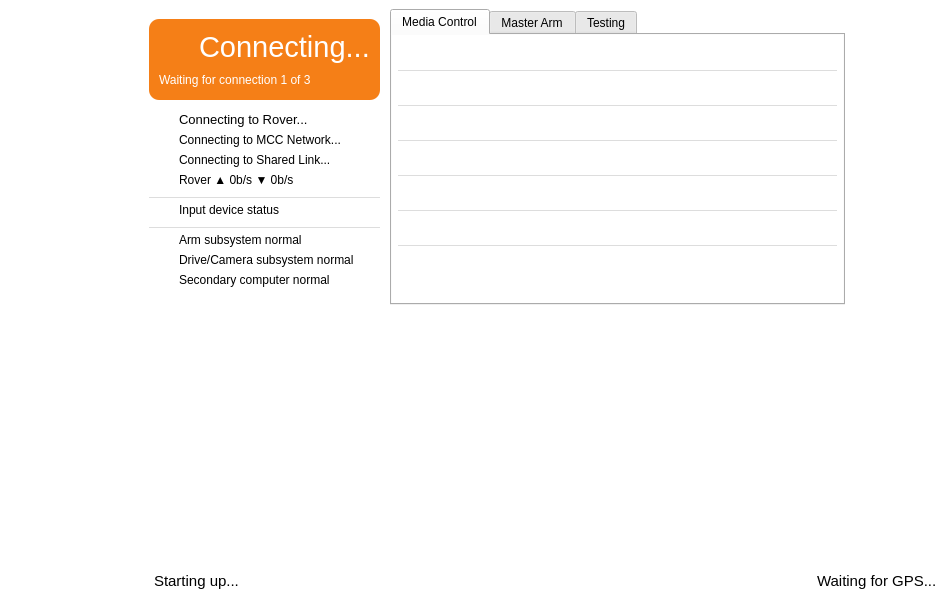
<?xml version="1.0" encoding="UTF-8"?>
<ui version="4.0">
 <class>MissionControlMainWindow</class>
 <widget class="QMainWindow" name="MissionControlMainWindow">
  <property name="geometry">
   <rect>
    <x>0</x>
    <y>0</y>
    <width>947</width>
    <height>600</height>
   </rect>
  </property>
  <property name="minimumSize">
   <size>
    <width>800</width>
    <height>600</height>
   </size>
  </property>
  <property name="font">
   <font>
    <family>Arial</family>
   </font>
  </property>
  <property name="windowTitle">
   <string>Mission Control</string>
  </property>
  <property name="styleSheet">
   <string notr="true">.QWidget {
	background-color:#FFFFFF;
}</string>
  </property>
  <widget class="QWidget" name="centralwidget">
   <widget class="QWidget" name="statusBarWidget" native="true">
    <property name="geometry">
     <rect>
      <x>140</x>
      <y>560</y>
      <width>811</width>
      <height>41</height>
     </rect>
    </property>
    <property name="sizePolicy">
     <sizepolicy hsizetype="Preferred" vsizetype="Preferred">
      <horstretch>0</horstretch>
      <verstretch>0</verstretch>
     </sizepolicy>
    </property>
    <layout class="QHBoxLayout" name="horizontalLayout">
     <property name="spacing">
      <number>0</number>
     </property>
     <property name="sizeConstraint">
      <enum>QLayout::SetDefaultConstraint</enum>
     </property>
     <property name="leftMargin">
      <number>0</number>
     </property>
     <property name="topMargin">
      <number>0</number>
     </property>
     <property name="rightMargin">
      <number>0</number>
     </property>
     <property name="bottomMargin">
      <number>0</number>
     </property>
     <item>
      <widget class="QLabel" name="statusLabel">
       <property name="sizePolicy">
        <sizepolicy hsizetype="Minimum" vsizetype="MinimumExpanding">
         <horstretch>0</horstretch>
         <verstretch>0</verstretch>
        </sizepolicy>
       </property>
       <property name="baseSize">
        <size>
         <width>0</width>
         <height>0</height>
        </size>
       </property>
       <property name="font">
        <font>
         <family>Arial</family>
         <pointsize>11</pointsize>
        </font>
       </property>
       <property name="styleSheet">
        <string notr="true">margin-left: 10px;
margin-right: 10px;</string>
       </property>
       <property name="text">
        <string>Starting up...</string>
       </property>
      </widget>
     </item>
     <item>
      <spacer name="horizontalSpacer">
       <property name="orientation">
        <enum>Qt::Horizontal</enum>
       </property>
       <property name="sizeType">
        <enum>QSizePolicy::Expanding</enum>
       </property>
       <property name="sizeHint" stdset="0">
        <size>
         <width>359</width>
         <height>20</height>
        </size>
       </property>
      </spacer>
     </item>
     <item>
      <widget class="QLabel" name="gpsStatusLabel">
       <property name="sizePolicy">
        <sizepolicy hsizetype="Minimum" vsizetype="MinimumExpanding">
         <horstretch>0</horstretch>
         <verstretch>0</verstretch>
        </sizepolicy>
       </property>
       <property name="baseSize">
        <size>
         <width>0</width>
         <height>0</height>
        </size>
       </property>
       <property name="font">
        <font>
         <family>Arial</family>
         <pointsize>11</pointsize>
        </font>
       </property>
       <property name="styleSheet">
        <string notr="true">margin-left: 10px;
margin-right: 10px;</string>
       </property>
       <property name="text">
        <string>Waiting for GPS...</string>
       </property>
      </widget>
     </item>
    </layout>
   </widget>
   <widget class="Soro::MissionControl::GoogleMapView" name="googleMapView" native="true">
    <property name="geometry">
     <rect>
      <x>140</x>
      <y>290</y>
      <width>811</width>
      <height>271</height>
     </rect>
    </property>
    <property name="font">
     <font>
      <family>Arial</family>
     </font>
    </property>
   </widget>
   <widget class="QWidget" name="infoContainer" native="true">
    <property name="geometry">
     <rect>
      <x>140</x>
      <y>0</y>
      <width>714</width>
      <height>314</height>
     </rect>
    </property>
    <property name="font">
     <font>
      <family>Arial</family>
     </font>
    </property>
    <layout class="QHBoxLayout" name="horizontalLayout_2">
     <property name="leftMargin">
      <number>9</number>
     </property>
     <property name="topMargin">
      <number>9</number>
     </property>
     <property name="rightMargin">
      <number>9</number>
     </property>
     <property name="bottomMargin">
      <number>9</number>
     </property>
     <item>
      <widget class="QWidget" name="connectionStatusWidget" native="true">
       <property name="minimumSize">
        <size>
         <width>235</width>
         <height>275</height>
        </size>
       </property>
       <property name="maximumSize">
        <size>
         <width>235</width>
         <height>275</height>
        </size>
       </property>
       <widget class="QLabel" name="comm_controlStateLabel">
        <property name="geometry">
         <rect>
          <x>30</x>
          <y>90</y>
          <width>201</width>
          <height>21</height>
         </rect>
        </property>
        <property name="font">
         <font>
          <family>Arial</family>
          <pointsize>10</pointsize>
          <weight>50</weight>
          <bold>false</bold>
         </font>
        </property>
        <property name="text">
         <string>Connecting to Rover...</string>
        </property>
       </widget>
       <widget class="QLabel" name="comm_bitrateLabel">
        <property name="geometry">
         <rect>
          <x>30</x>
          <y>150</y>
          <width>201</width>
          <height>21</height>
         </rect>
        </property>
        <property name="font">
         <font>
          <family>Arial</family>
          <pointsize>9</pointsize>
          <weight>50</weight>
          <bold>false</bold>
         </font>
        </property>
        <property name="text">
         <string>Rover ▲ 0b/s ▼ 0b/s</string>
        </property>
        <property name="alignment">
         <set>Qt::AlignLeading|Qt::AlignLeft|Qt::AlignVCenter</set>
        </property>
       </widget>
       <widget class="QLabel" name="comm_sharedStateLabel">
        <property name="geometry">
         <rect>
          <x>30</x>
          <y>130</y>
          <width>201</width>
          <height>21</height>
         </rect>
        </property>
        <property name="font">
         <font>
          <family>Arial</family>
          <pointsize>9</pointsize>
          <weight>50</weight>
          <bold>false</bold>
         </font>
        </property>
        <property name="text">
         <string>Connecting to Shared Link...</string>
        </property>
       </widget>
       <widget class="QLabel" name="comm_controlStateGraphicLabel">
        <property name="geometry">
         <rect>
          <x>0</x>
          <y>90</y>
          <width>21</width>
          <height>21</height>
         </rect>
        </property>
        <property name="alignment">
         <set>Qt::AlignCenter</set>
        </property>
       </widget>
       <widget class="QLabel" name="comm_sharedStateGraphicLabel">
        <property name="geometry">
         <rect>
          <x>0</x>
          <y>130</y>
          <width>21</width>
          <height>21</height>
         </rect>
        </property>
        <property name="text">
         <string/>
        </property>
        <property name="alignment">
         <set>Qt::AlignCenter</set>
        </property>
       </widget>
       <widget class="QLabel" name="hid_inputDeviceGraphicLabel">
        <property name="geometry">
         <rect>
          <x>0</x>
          <y>180</y>
          <width>21</width>
          <height>21</height>
         </rect>
        </property>
        <property name="text">
         <string/>
        </property>
        <property name="alignment">
         <set>Qt::AlignCenter</set>
        </property>
       </widget>
       <widget class="QLabel" name="hid_inputDeviceLabel">
        <property name="geometry">
         <rect>
          <x>30</x>
          <y>180</y>
          <width>201</width>
          <height>21</height>
         </rect>
        </property>
        <property name="font">
         <font>
          <family>Arial</family>
          <pointsize>9</pointsize>
          <weight>50</weight>
          <bold>false</bold>
         </font>
        </property>
        <property name="text">
         <string>Input device status</string>
        </property>
       </widget>
       <widget class="Line" name="line_2">
        <property name="geometry">
         <rect>
          <x>0</x>
          <y>170</y>
          <width>231</width>
          <height>16</height>
         </rect>
        </property>
        <property name="styleSheet">
         <string notr="true">color: #dddddd;</string>
        </property>
        <property name="frameShadow">
         <enum>QFrame::Plain</enum>
        </property>
        <property name="orientation">
         <enum>Qt::Horizontal</enum>
        </property>
       </widget>
       <widget class="QLabel" name="comm_mccStateLabel">
        <property name="geometry">
         <rect>
          <x>30</x>
          <y>110</y>
          <width>201</width>
          <height>21</height>
         </rect>
        </property>
        <property name="font">
         <font>
          <family>Arial</family>
          <pointsize>9</pointsize>
          <weight>50</weight>
          <bold>false</bold>
         </font>
        </property>
        <property name="text">
         <string>Connecting to MCC Network...</string>
        </property>
       </widget>
       <widget class="QLabel" name="comm_mccStateGraphicLabel">
        <property name="geometry">
         <rect>
          <x>0</x>
          <y>110</y>
          <width>21</width>
          <height>21</height>
         </rect>
        </property>
        <property name="text">
         <string/>
        </property>
        <property name="alignment">
         <set>Qt::AlignCenter</set>
        </property>
       </widget>
       <widget class="Line" name="line_3">
        <property name="geometry">
         <rect>
          <x>0</x>
          <y>200</y>
          <width>231</width>
          <height>16</height>
         </rect>
        </property>
        <property name="styleSheet">
         <string notr="true">color: #dddddd;</string>
        </property>
        <property name="frameShadow">
         <enum>QFrame::Plain</enum>
        </property>
        <property name="orientation">
         <enum>Qt::Horizontal</enum>
        </property>
       </widget>
       <widget class="QLabel" name="sys_armSubsystemLabel">
        <property name="geometry">
         <rect>
          <x>30</x>
          <y>210</y>
          <width>201</width>
          <height>21</height>
         </rect>
        </property>
        <property name="font">
         <font>
          <family>Arial</family>
          <pointsize>9</pointsize>
          <weight>50</weight>
          <bold>false</bold>
         </font>
        </property>
        <property name="text">
         <string>Arm subsystem normal</string>
        </property>
       </widget>
       <widget class="QLabel" name="sys_armSubsystemGraphicLabel">
        <property name="geometry">
         <rect>
          <x>0</x>
          <y>210</y>
          <width>21</width>
          <height>21</height>
         </rect>
        </property>
        <property name="text">
         <string/>
        </property>
        <property name="alignment">
         <set>Qt::AlignCenter</set>
        </property>
       </widget>
       <widget class="QLabel" name="sys_driveGimbalSubsystemLabel">
        <property name="geometry">
         <rect>
          <x>30</x>
          <y>230</y>
          <width>201</width>
          <height>21</height>
         </rect>
        </property>
        <property name="font">
         <font>
          <family>Arial</family>
          <pointsize>9</pointsize>
          <weight>50</weight>
          <bold>false</bold>
         </font>
        </property>
        <property name="text">
         <string>Drive/Camera subsystem normal</string>
        </property>
       </widget>
       <widget class="QLabel" name="sys_secondaryComputerLabel">
        <property name="geometry">
         <rect>
          <x>30</x>
          <y>250</y>
          <width>201</width>
          <height>21</height>
         </rect>
        </property>
        <property name="font">
         <font>
          <family>Arial</family>
          <pointsize>9</pointsize>
          <weight>50</weight>
          <bold>false</bold>
         </font>
        </property>
        <property name="text">
         <string>Secondary computer normal</string>
        </property>
       </widget>
       <widget class="QLabel" name="sys_secondaryComputerGraphicLabel">
        <property name="geometry">
         <rect>
          <x>0</x>
          <y>250</y>
          <width>21</width>
          <height>21</height>
         </rect>
        </property>
        <property name="text">
         <string/>
        </property>
        <property name="alignment">
         <set>Qt::AlignCenter</set>
        </property>
       </widget>
       <widget class="QLabel" name="video_camerasStreamingGraphicLabel">
        <property name="geometry">
         <rect>
          <x>0</x>
          <y>280</y>
          <width>21</width>
          <height>21</height>
         </rect>
        </property>
        <property name="text">
         <string/>
        </property>
        <property name="alignment">
         <set>Qt::AlignCenter</set>
        </property>
       </widget>
       <widget class="QLabel" name="video_camerasDisabledGraphicLabel">
        <property name="geometry">
         <rect>
          <x>0</x>
          <y>300</y>
          <width>21</width>
          <height>21</height>
         </rect>
        </property>
        <property name="text">
         <string/>
        </property>
        <property name="alignment">
         <set>Qt::AlignCenter</set>
        </property>
       </widget>
       <widget class="QLabel" name="audio_statusGraphicLabel">
        <property name="geometry">
         <rect>
          <x>0</x>
          <y>320</y>
          <width>21</width>
          <height>21</height>
         </rect>
        </property>
        <property name="text">
         <string/>
        </property>
        <property name="alignment">
         <set>Qt::AlignCenter</set>
        </property>
       </widget>
       <widget class="QLabel" name="sys_driveGimbalSubsystemGraphicLabel">
        <property name="geometry">
         <rect>
          <x>0</x>
          <y>230</y>
          <width>21</width>
          <height>21</height>
         </rect>
        </property>
        <property name="text">
         <string/>
        </property>
        <property name="alignment">
         <set>Qt::AlignCenter</set>
        </property>
       </widget>
       <widget class="QWidget" name="comm_statusContainer" native="true">
        <property name="geometry">
         <rect>
          <x>0</x>
          <y>0</y>
          <width>231</width>
          <height>81</height>
         </rect>
        </property>
        <property name="styleSheet">
         <string notr="true">.QWidget {
	background-color: #F57F17;
	border-radius: 10px;
}</string>
        </property>
        <widget class="QLabel" name="comm_mainStatusLabel">
         <property name="geometry">
          <rect>
           <x>50</x>
           <y>10</y>
           <width>171</width>
           <height>36</height>
          </rect>
         </property>
         <property name="font">
          <font>
           <family>Arial</family>
           <pointsize>22</pointsize>
           <weight>50</weight>
           <bold>false</bold>
          </font>
         </property>
         <property name="styleSheet">
          <string notr="true">color: white;</string>
         </property>
         <property name="text">
          <string>Connecting...</string>
         </property>
        </widget>
        <widget class="QLabel" name="comm_detailStatusLabel">
         <property name="geometry">
          <rect>
           <x>10</x>
           <y>50</y>
           <width>211</width>
           <height>21</height>
          </rect>
         </property>
         <property name="font">
          <font>
           <family>Arial</family>
          </font>
         </property>
         <property name="styleSheet">
          <string notr="true">color: white;</string>
         </property>
         <property name="text">
          <string>Waiting for connection 1 of 3</string>
         </property>
        </widget>
        <widget class="QLabel" name="comm_mainStatusGraphicLabel">
         <property name="geometry">
          <rect>
           <x>10</x>
           <y>10</y>
           <width>36</width>
           <height>36</height>
          </rect>
         </property>
         <property name="alignment">
          <set>Qt::AlignCenter</set>
         </property>
        </widget>
       </widget>
      </widget>
     </item>
     <item>
      <widget class="QTabWidget" name="mainTabWidget">
       <property name="font">
        <font>
         <family>Arial</family>
        </font>
       </property>
       <property name="tabPosition">
        <enum>QTabWidget::North</enum>
       </property>
       <property name="currentIndex">
        <number>0</number>
       </property>
       <property name="documentMode">
        <bool>false</bool>
       </property>
       <widget class="QWidget" name="mediaControlsTab">
        <attribute name="title">
         <string>Media Control</string>
        </attribute>
        <layout class="QVBoxLayout" name="verticalLayout_4">
         <property name="spacing">
          <number>4</number>
         </property>
         <property name="leftMargin">
          <number>6</number>
         </property>
         <property name="topMargin">
          <number>6</number>
         </property>
         <property name="rightMargin">
          <number>6</number>
         </property>
         <property name="bottomMargin">
          <number>6</number>
         </property>
         <item>
          <widget class="Soro::MissionControl::AudioControlWidget" name="media_audioControlWidget" native="true">
           <property name="minimumSize">
            <size>
             <width>0</width>
             <height>24</height>
            </size>
           </property>
           <property name="maximumSize">
            <size>
             <width>16777215</width>
             <height>24</height>
            </size>
           </property>
           <property name="font">
            <font>
             <family>Arial</family>
            </font>
           </property>
          </widget>
         </item>
         <item>
          <widget class="Line" name="line_4">
           <property name="styleSheet">
            <string notr="true">color: #dddddd;</string>
           </property>
           <property name="frameShadow">
            <enum>QFrame::Plain</enum>
           </property>
           <property name="orientation">
            <enum>Qt::Horizontal</enum>
           </property>
          </widget>
         </item>
         <item>
          <widget class="Soro::MissionControl::VideoControlWidget" name="media_camera1ControlWidget" native="true">
           <property name="minimumSize">
            <size>
             <width>0</width>
             <height>24</height>
            </size>
           </property>
           <property name="maximumSize">
            <size>
             <width>16777215</width>
             <height>24</height>
            </size>
           </property>
           <property name="font">
            <font>
             <family>Arial</family>
            </font>
           </property>
          </widget>
         </item>
         <item>
          <widget class="Line" name="line_5">
           <property name="styleSheet">
            <string notr="true">color: #dddddd;</string>
           </property>
           <property name="frameShadow">
            <enum>QFrame::Plain</enum>
           </property>
           <property name="orientation">
            <enum>Qt::Horizontal</enum>
           </property>
          </widget>
         </item>
         <item>
          <widget class="Soro::MissionControl::VideoControlWidget" name="media_camera2ControlWidget" native="true">
           <property name="minimumSize">
            <size>
             <width>0</width>
             <height>24</height>
            </size>
           </property>
           <property name="maximumSize">
            <size>
             <width>16777215</width>
             <height>24</height>
            </size>
           </property>
           <property name="font">
            <font>
             <family>Arial</family>
            </font>
           </property>
          </widget>
         </item>
         <item>
          <widget class="Line" name="line_6">
           <property name="styleSheet">
            <string notr="true">color: #dddddd;</string>
           </property>
           <property name="frameShadow">
            <enum>QFrame::Plain</enum>
           </property>
           <property name="orientation">
            <enum>Qt::Horizontal</enum>
           </property>
          </widget>
         </item>
         <item>
          <widget class="Soro::MissionControl::VideoControlWidget" name="media_camera3ControlWidget" native="true">
           <property name="minimumSize">
            <size>
             <width>0</width>
             <height>24</height>
            </size>
           </property>
           <property name="maximumSize">
            <size>
             <width>16777215</width>
             <height>24</height>
            </size>
           </property>
           <property name="font">
            <font>
             <family>Arial</family>
            </font>
           </property>
          </widget>
         </item>
         <item>
          <widget class="Line" name="line_7">
           <property name="styleSheet">
            <string notr="true">color: #dddddd;</string>
           </property>
           <property name="frameShadow">
            <enum>QFrame::Plain</enum>
           </property>
           <property name="orientation">
            <enum>Qt::Horizontal</enum>
           </property>
          </widget>
         </item>
         <item>
          <widget class="Soro::MissionControl::VideoControlWidget" name="media_camera4ControlWidget" native="true">
           <property name="minimumSize">
            <size>
             <width>0</width>
             <height>24</height>
            </size>
           </property>
           <property name="maximumSize">
            <size>
             <width>16777215</width>
             <height>24</height>
            </size>
           </property>
           <property name="font">
            <font>
             <family>Arial</family>
            </font>
           </property>
          </widget>
         </item>
         <item>
          <widget class="Line" name="line_8">
           <property name="styleSheet">
            <string notr="true">color: #dddddd;</string>
           </property>
           <property name="frameShadow">
            <enum>QFrame::Plain</enum>
           </property>
           <property name="orientation">
            <enum>Qt::Horizontal</enum>
           </property>
          </widget>
         </item>
         <item>
          <widget class="Soro::MissionControl::VideoControlWidget" name="media_camera5ControlWidget" native="true">
           <property name="minimumSize">
            <size>
             <width>0</width>
             <height>24</height>
            </size>
           </property>
           <property name="maximumSize">
            <size>
             <width>16777215</width>
             <height>24</height>
            </size>
           </property>
           <property name="font">
            <font>
             <family>Arial</family>
            </font>
           </property>
          </widget>
         </item>
         <item>
          <widget class="Line" name="line_9">
           <property name="styleSheet">
            <string notr="true">color: #dddddd;</string>
           </property>
           <property name="frameShadow">
            <enum>QFrame::Plain</enum>
           </property>
           <property name="orientation">
            <enum>Qt::Horizontal</enum>
           </property>
          </widget>
         </item>
         <item>
          <spacer name="verticalSpacer">
           <property name="orientation">
            <enum>Qt::Vertical</enum>
           </property>
           <property name="sizeHint" stdset="0">
            <size>
             <width>20</width>
             <height>40</height>
            </size>
           </property>
          </spacer>
         </item>
        </layout>
       </widget>
       <widget class="QWidget" name="masterArmTab">
        <attribute name="title">
         <string>Master Arm</string>
        </attribute>
        <layout class="QHBoxLayout" name="horizontalLayout_3">
         <property name="leftMargin">
          <number>6</number>
         </property>
         <property name="topMargin">
          <number>6</number>
         </property>
         <property name="rightMargin">
          <number>6</number>
         </property>
         <property name="bottomMargin">
          <number>6</number>
         </property>
         <item>
          <widget class="QWidget" name="masterArmConfigContainer" native="true">
           <property name="maximumSize">
            <size>
             <width>180</width>
             <height>16777215</height>
            </size>
           </property>
           <layout class="QVBoxLayout" name="verticalLayout_5">
            <property name="spacing">
             <number>0</number>
            </property>
            <property name="leftMargin">
             <number>0</number>
            </property>
            <property name="topMargin">
             <number>0</number>
            </property>
            <property name="rightMargin">
             <number>0</number>
            </property>
            <property name="bottomMargin">
             <number>0</number>
            </property>
            <item>
             <layout class="QFormLayout" name="masterArmValuesFormLayout">
              <property name="fieldGrowthPolicy">
               <enum>QFormLayout::ExpandingFieldsGrow</enum>
              </property>
              <property name="horizontalSpacing">
               <number>8</number>
              </property>
              <property name="verticalSpacing">
               <number>4</number>
              </property>
              <item row="1" column="0">
               <widget class="QLabel" name="sys_armSubsystemLabel_2">
                <property name="font">
                 <font>
                  <family>Arial</family>
                  <pointsize>11</pointsize>
                  <weight>50</weight>
                  <bold>false</bold>
                 </font>
                </property>
                <property name="text">
                 <string>Current Yaw:</string>
                </property>
               </widget>
              </item>
              <item row="1" column="1">
               <widget class="QLabel" name="masterarm_yawValueLabel">
                <property name="minimumSize">
                 <size>
                  <width>48</width>
                  <height>0</height>
                 </size>
                </property>
                <property name="font">
                 <font>
                  <family>Arial</family>
                  <pointsize>11</pointsize>
                  <weight>50</weight>
                  <bold>false</bold>
                 </font>
                </property>
                <property name="text">
                 <string>N/A</string>
                </property>
               </widget>
              </item>
              <item row="2" column="0">
               <widget class="QLabel" name="sys_armSubsystemLabel_3">
                <property name="font">
                 <font>
                  <family>Arial</family>
                  <pointsize>11</pointsize>
                  <weight>50</weight>
                  <bold>false</bold>
                 </font>
                </property>
                <property name="text">
                 <string>Current Shoulder:</string>
                </property>
               </widget>
              </item>
              <item row="2" column="1">
               <widget class="QLabel" name="masterarm_shoulderValueLabel">
                <property name="minimumSize">
                 <size>
                  <width>48</width>
                  <height>0</height>
                 </size>
                </property>
                <property name="font">
                 <font>
                  <family>Arial</family>
                  <pointsize>11</pointsize>
                  <weight>50</weight>
                  <bold>false</bold>
                 </font>
                </property>
                <property name="text">
                 <string>N/A</string>
                </property>
               </widget>
              </item>
              <item row="3" column="0">
               <widget class="QLabel" name="sys_armSubsystemLabel_4">
                <property name="font">
                 <font>
                  <family>Arial</family>
                  <pointsize>11</pointsize>
                  <weight>50</weight>
                  <bold>false</bold>
                 </font>
                </property>
                <property name="text">
                 <string>Current Elbow:</string>
                </property>
               </widget>
              </item>
              <item row="3" column="1">
               <widget class="QLabel" name="masterarm_elbowValueLabel">
                <property name="minimumSize">
                 <size>
                  <width>48</width>
                  <height>0</height>
                 </size>
                </property>
                <property name="font">
                 <font>
                  <family>Arial</family>
                  <pointsize>11</pointsize>
                  <weight>50</weight>
                  <bold>false</bold>
                 </font>
                </property>
                <property name="text">
                 <string>N/A</string>
                </property>
               </widget>
              </item>
              <item row="4" column="0">
               <widget class="QLabel" name="sys_armSubsystemLabel_5">
                <property name="font">
                 <font>
                  <family>Arial</family>
                  <pointsize>11</pointsize>
                  <weight>50</weight>
                  <bold>false</bold>
                 </font>
                </property>
                <property name="text">
                 <string>Current Wrist:</string>
                </property>
               </widget>
              </item>
              <item row="4" column="1">
               <widget class="QLabel" name="masterarm_wristValueLabel">
                <property name="minimumSize">
                 <size>
                  <width>48</width>
                  <height>0</height>
                 </size>
                </property>
                <property name="font">
                 <font>
                  <family>Arial</family>
                  <pointsize>11</pointsize>
                  <weight>50</weight>
                  <bold>false</bold>
                 </font>
                </property>
                <property name="text">
                 <string>N/A</string>
                </property>
               </widget>
              </item>
              <item row="6" column="0">
               <widget class="QLabel" name="sys_armSubsystemLabel_11">
                <property name="font">
                 <font>
                  <family>Arial</family>
                  <pointsize>11</pointsize>
                  <weight>50</weight>
                  <bold>false</bold>
                 </font>
                </property>
                <property name="text">
                 <string>Bucket Toggle:</string>
                </property>
               </widget>
              </item>
              <item row="6" column="1">
               <widget class="QLabel" name="masterarm_bucketToggleValueLabel">
                <property name="minimumSize">
                 <size>
                  <width>48</width>
                  <height>0</height>
                 </size>
                </property>
                <property name="font">
                 <font>
                  <family>Arial</family>
                  <pointsize>11</pointsize>
                  <weight>50</weight>
                  <bold>false</bold>
                 </font>
                </property>
                <property name="text">
                 <string>N/A</string>
                </property>
               </widget>
              </item>
              <item row="7" column="0">
               <widget class="QLabel" name="sys_armSubsystemLabel_10">
                <property name="font">
                 <font>
                  <family>Arial</family>
                  <pointsize>11</pointsize>
                  <weight>50</weight>
                  <bold>false</bold>
                 </font>
                </property>
                <property name="text">
                 <string>Stow Macro:</string>
                </property>
               </widget>
              </item>
              <item row="7" column="1">
               <widget class="QLabel" name="masterarm_stowMacroValueLabel">
                <property name="minimumSize">
                 <size>
                  <width>48</width>
                  <height>0</height>
                 </size>
                </property>
                <property name="font">
                 <font>
                  <family>Arial</family>
                  <pointsize>11</pointsize>
                  <weight>50</weight>
                  <bold>false</bold>
                 </font>
                </property>
                <property name="text">
                 <string>N/A</string>
                </property>
               </widget>
              </item>
              <item row="8" column="0">
               <widget class="QLabel" name="sys_armSubsystemLabel_12">
                <property name="font">
                 <font>
                  <family>Arial</family>
                  <pointsize>11</pointsize>
                  <weight>50</weight>
                  <bold>false</bold>
                 </font>
                </property>
                <property name="text">
                 <string>Dump Macro:</string>
                </property>
               </widget>
              </item>
              <item row="8" column="1">
               <widget class="QLabel" name="masterarm_dumpMacroValueLabel">
                <property name="minimumSize">
                 <size>
                  <width>48</width>
                  <height>0</height>
                 </size>
                </property>
                <property name="font">
                 <font>
                  <family>Arial</family>
                  <pointsize>11</pointsize>
                  <weight>50</weight>
                  <bold>false</bold>
                 </font>
                </property>
                <property name="text">
                 <string>N/A</string>
                </property>
               </widget>
              </item>
             </layout>
            </item>
            <item>
             <spacer name="verticalSpacer_3">
              <property name="orientation">
               <enum>Qt::Vertical</enum>
              </property>
              <property name="sizeHint" stdset="0">
               <size>
                <width>20</width>
                <height>40</height>
               </size>
              </property>
             </spacer>
            </item>
            <item>
             <widget class="QPushButton" name="masterarm_reloadFileButton">
              <property name="minimumSize">
               <size>
                <width>0</width>
                <height>32</height>
               </size>
              </property>
              <property name="font">
               <font>
                <family>Arial</family>
                <weight>75</weight>
                <bold>true</bold>
               </font>
              </property>
              <property name="cursor">
               <cursorShape>PointingHandCursor</cursorShape>
              </property>
              <property name="styleSheet">
               <string notr="true">border-radius: 5px;
color: white;
background-color: #b71c1c;</string>
              </property>
              <property name="text">
               <string>SAVE &amp;&amp; RELOAD</string>
              </property>
              <property name="flat">
               <bool>true</bool>
              </property>
             </widget>
            </item>
           </layout>
          </widget>
         </item>
         <item>
          <widget class="QTextEdit" name="masterArmFileTextEdit">
           <property name="font">
            <font>
             <family>Arial</family>
            </font>
           </property>
           <property name="frameShape">
            <enum>QFrame::StyledPanel</enum>
           </property>
          </widget>
         </item>
        </layout>
       </widget>
       <widget class="QWidget" name="testingTab">
        <attribute name="title">
         <string>Testing</string>
        </attribute>
        <layout class="QHBoxLayout" name="horizontalLayout_4">
         <property name="leftMargin">
          <number>6</number>
         </property>
         <property name="topMargin">
          <number>6</number>
         </property>
         <property name="rightMargin">
          <number>6</number>
         </property>
         <property name="bottomMargin">
          <number>6</number>
         </property>
         <item>
          <layout class="QFormLayout" name="formLayout">
           <item row="0" column="0">
            <widget class="QLabel" name="sys_armSubsystemLabel_6">
             <property name="font">
              <font>
               <family>Arial</family>
               <pointsize>11</pointsize>
               <weight>50</weight>
               <bold>false</bold>
              </font>
             </property>
             <property name="text">
              <string>Simulated Delay (ms):</string>
             </property>
            </widget>
           </item>
           <item row="0" column="1">
            <widget class="QSpinBox" name="testing_delaySpinBox">
             <property name="maximum">
              <number>100000</number>
             </property>
             <property name="singleStep">
              <number>10</number>
             </property>
            </widget>
           </item>
           <item row="1" column="1">
            <widget class="QPushButton" name="masterarm_reloadFileButton_2">
             <property name="minimumSize">
              <size>
               <width>0</width>
               <height>32</height>
              </size>
             </property>
             <property name="font">
              <font>
               <family>Arial</family>
               <weight>75</weight>
               <bold>true</bold>
              </font>
             </property>
             <property name="cursor">
              <cursorShape>PointingHandCursor</cursorShape>
             </property>
             <property name="styleSheet">
              <string notr="true">border-radius: 5px;
color: white;
background-color: #b71c1c;</string>
             </property>
             <property name="text">
              <string>SAVE &amp;&amp; RELOAD</string>
             </property>
             <property name="flat">
              <bool>true</bool>
             </property>
            </widget>
           </item>
          </layout>
         </item>
        </layout>
       </widget>
      </widget>
     </item>
    </layout>
   </widget>
   <widget class="QWidget" name="videoContainer" native="true">
    <property name="geometry">
     <rect>
      <x>0</x>
      <y>0</y>
      <width>141</width>
      <height>601</height>
     </rect>
    </property>
    <layout class="QVBoxLayout" name="verticalLayout">
     <property name="spacing">
      <number>0</number>
     </property>
     <property name="leftMargin">
      <number>0</number>
     </property>
     <property name="topMargin">
      <number>0</number>
     </property>
     <property name="rightMargin">
      <number>0</number>
     </property>
     <property name="bottomMargin">
      <number>0</number>
     </property>
     <item>
      <widget class="Soro::MissionControl::CameraWidget" name="topVideoWidget" native="true">
       <property name="font">
        <font>
         <family>Arial</family>
        </font>
       </property>
      </widget>
     </item>
     <item>
      <widget class="Soro::MissionControl::CameraWidget" name="bottomVideoWidget" native="true">
       <property name="font">
        <font>
         <family>Arial</family>
        </font>
       </property>
      </widget>
     </item>
    </layout>
   </widget>
   <zorder>googleMapView</zorder>
   <zorder>statusBarWidget</zorder>
   <zorder>infoContainer</zorder>
   <zorder>videoContainer</zorder>
  </widget>
 </widget>
 <layoutdefault spacing="6" margin="11"/>
 <customwidgets>
  <customwidget>
   <class>Soro::MissionControl::CameraWidget</class>
   <extends>QWidget</extends>
   <header>libsoromc/camerawidget.h</header>
   <container>1</container>
  </customwidget>
  <customwidget>
   <class>Soro::MissionControl::GoogleMapView</class>
   <extends>QWidget</extends>
   <header>libsoromc/googlemapview.h</header>
   <container>1</container>
  </customwidget>
  <customwidget>
   <class>Soro::MissionControl::VideoControlWidget</class>
   <extends>QWidget</extends>
   <header>libsoromc/videocontrolwidget.h</header>
   <container>1</container>
  </customwidget>
  <customwidget>
   <class>Soro::MissionControl::AudioControlWidget</class>
   <extends>QWidget</extends>
   <header>libsoromc/audiocontrolwidget.h</header>
   <container>1</container>
  </customwidget>
 </customwidgets>
 <resources/>
 <connections/>
</ui>
